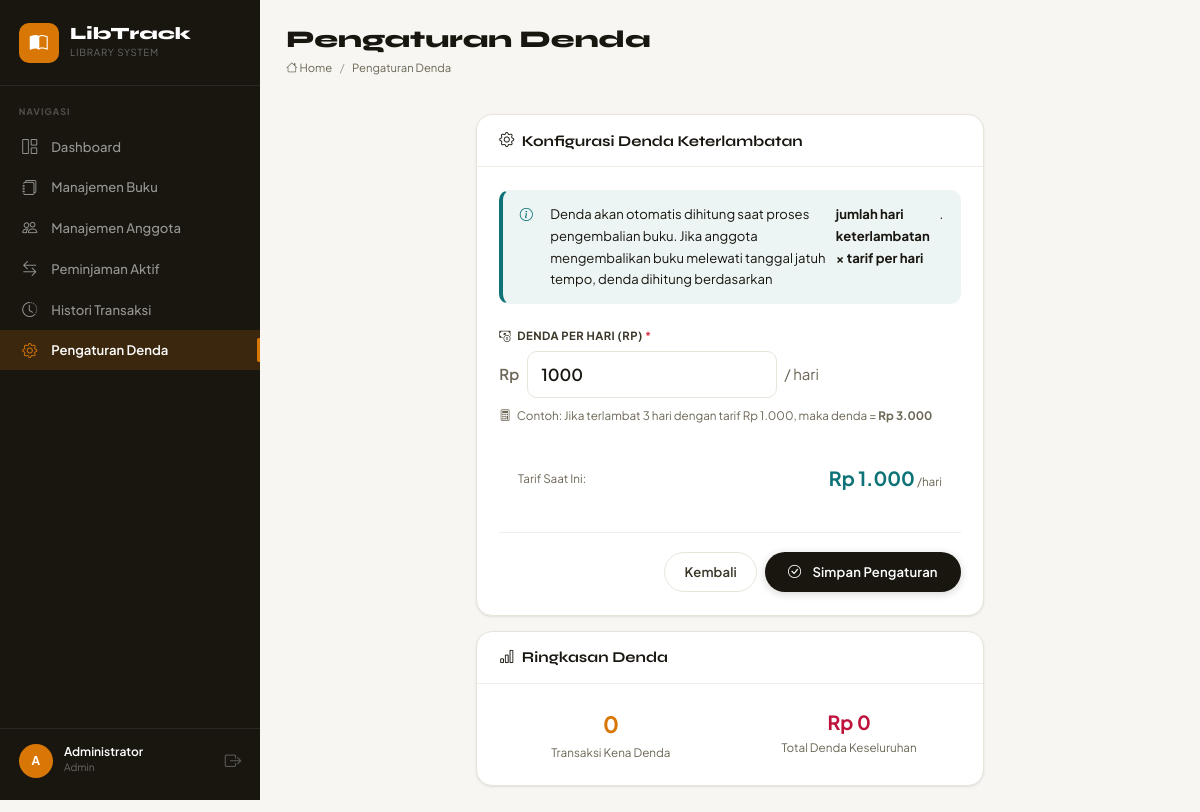
Screenshot of /views/settings/settings.php (signed in) with the database file from the repository.
### tables this page shows
CREATE TABLE IF NOT EXISTS settings (
    id            INT UNSIGNED  NOT NULL AUTO_INCREMENT,
    setting_key   VARCHAR(100)  NOT NULL UNIQUE,
    setting_value TEXT          NOT NULL,
    updated_at    TIMESTAMP     NOT NULL DEFAULT CURRENT_TIMESTAMP ON UPDATE CURRENT_TIMESTAMP,
    PRIMARY KEY (id)
);

### includes/helpers.php (called while the page is built, shortened)
<?php
function e(mixed $value): string
{
    return htmlspecialchars((string)$value, ENT_QUOTES | ENT_HTML5, 'UTF-8');
}
function formatRupiah(float $amount): string
{
    return 'Rp ' . number_format($amount, 0, ',', '.');
}
function getSettingValue(PDO $pdo, string $key, string $default = ''): string
{
    $stmt = $pdo->prepare("SELECT setting_value FROM settings WHERE setting_key = ?");
    $stmt->execute([$key]);
    $row = $stmt->fetch();
    return $row ? $row['setting_value'] : $default;
}

### views/settings/settings.php (the view, shortened to what this page needs)
<?php
require_once __DIR__ . '/../../config/database.php';
require_once __DIR__ . '/../../includes/helpers.php';
$pdo    = getDB();
$currentFine = getSettingValue($pdo, 'fine_per_day', '1000');
?>
<div class="row justify-content-center">
    <div class="col-12 col-lg-7">
        <div class="lt-card">
            <div class="lt-card-header">
                <h2 class="lt-card-title"><i class="bi bi-gear me-2"></i>Konfigurasi Denda Keterlambatan</h2>
            </div>
            <div class="lt-card-body">
                <div class="lt-alert lt-alert-info mb-4" style="background:rgba(15,118,110,.08);border-left:4px solid var(--teal);color:var(--lt-text);">
                    <i class="bi bi-info-circle me-2" style="color:var(--teal)"></i>
                    Denda akan otomatis dihitung saat proses pengembalian buku. Jika anggota mengembalikan buku melewati tanggal jatuh tempo, denda dihitung berdasarkan <strong>jumlah hari keterlambatan × tarif per hari</strong>.
                </div>
                <form method="POST" novalidate>
                    <div class="lt-form-group mb-4">
                        <label class="lt-form-label">
                            <i class="bi bi-cash-coin me-1"></i>
                            Denda per Hari (Rp) <span class="text-danger">*</span>
                        </label>
                        <div class="d-flex align-items-center gap-2">
                            <span class="lt-text-muted" style="font-weight:600">Rp</span>
                            <input type="number" name="fine_per_day" class="lt-form-control"
                                   value="<?= e($currentFine) ?>"
                                   min="0" step="100" required
                                   style="max-width:250px; font-size:1.1rem; font-weight:600;">
                            <span class="lt-text-muted">/ hari</span>
                        </div>
                        <p class="lt-text-small lt-text-muted mt-2">
                            <i class="bi bi-calculator me-1"></i>
                            Contoh: Jika terlambat 3 hari dengan tarif <?= formatRupiah((float)$currentFine) ?>,
                            maka denda = <strong><?= formatRupiah((float)$currentFine * 3) ?></strong>
                        </p>
                    </div>
                    <div style="background:var(--lt-bg-subtle);border-radius:10px;padding:1rem 1.25rem;margin-bottom:1.5rem">
                        <div class="d-flex align-items-center justify-content-between">
                            <span class="lt-text-small lt-text-muted">Tarif Saat Ini:</span>
                            <span style="font-size:1.3rem;font-weight:700;color:var(--teal)">
                                <?= formatRupiah((float)$currentFine) ?><span class="lt-text-small lt-text-muted" style="font-weight:400"> /hari</span>
                            </span>
                        </div>
                    </div>
                    <div class="lt-separator"></div>
                    <div class="d-flex gap-2 justify-content-end">
                        <a href="/libtrack/index.php" class="btn-lt-secondary">Kembali</a>
                        <button type="submit" class="btn-lt-primary">
                            <i class="bi bi-check-circle me-1"></i> Simpan Pengaturan
                        </button>
                    </div>
                </form>
            </div>
        </div>
        <?php
        $fineStats = $pdo->query("
            SELECT
                COUNT(CASE WHEN fine_amount > 0 THEN 1 END) AS total_fined,
                COALESCE(SUM(fine_amount), 0) AS total_fine_amount
            FROM transactions
        ")->fetch();
        ?>
        <div class="lt-card mt-3">
            <div class="lt-card-header">
                <h2 class="lt-card-title"><i class="bi bi-bar-chart me-2"></i>Ringkasan Denda</h2>
            </div>
            <div class="lt-card-body">
                <div class="row g-3">
                    <div class="col-6">
                        <div class="text-center">
                            <div style="font-size:1.5rem;font-weight:700;color:var(--amber)"><?= (int)$fineStats['total_fined'] ?></div>
                            <div class="lt-text-small lt-text-muted">Transaksi Kena Denda</div>
                        </div>
                    </div>
                    <div class="col-6">
                        <div class="text-center">
                            <div style="font-size:1.3rem;font-weight:700;color:var(--crimson)"><?= formatRupiah((float)$fineStats['total_fine_amount']) ?></div>
                            <div class="lt-text-small lt-text-muted">Total Denda Keseluruhan</div>
                        </div>
                    </div>
                </div>
            </div>
        </div>
    </div>
</div>
<?php
$content = ob_get_clean();
require_once __DIR__ . '/../../includes/header.php';
require_once __DIR__ . '/../../includes/sidebar.php';
echo $content;
require_once __DIR__ . '/../../includes/footer.php';

### assets/css/app.css (style rules this page uses)
:root { --bg: #F7F6F2; --surface: #FFFFFF; --surface-2: #FAFAF7; --border: #E8E4DC; --border-light: #F0EDE6; --ink: #18160F; --ink-2: #3A3729; --ink-3: #6B6655; --ink-4: #A09D92; --amber: #D97706; --amber-l: #FEF3C7; --amber-d: #92400E; --teal: #0D7377; --teal-l: #CCFBF1; --teal-d: #0A5459; --crimson: #BE123C; --crimson-l: #FFE4E6; --crimson-d: #881337; --blue: #1D4ED8; --blue-l: #DBEAFE; --blue-d: #1E3A8A; --violet: #6D28D9; --violet-l: #EDE9FE; --sidebar-w: 260px; --topbar-h: 56px; --r-sm: 6px; --r: 10px; --r-lg: 16px; --r-xl: 24px; --sh-sm: 0 1px 3px rgba(24,22,15,.06), 0 1px 2px rgba(24,22,15,.04); --sh: 0 4px 16px rgba(24,22,15,.08), 0 2px 6px rgba(24,22,15,.04); --sh-lg: 0 12px 40px rgba(24,22,15,.12), 0 4px 12px rgba(24,22,15,.06); --trans: 180ms cubic-bezier(.4,0,.2,1); }
*, *::before, *::after { box-sizing: border-box; }
html { font-size: 15px; }
body { font-family: 'Plus Jakarta Sans', sans-serif; background: var(--bg); color: var(--ink); line-height: 1.65; -webkit-font-smoothing: antialiased; margin: 0; }
h1,h2,h3,h4,h5,h6 { font-family: 'Syne', sans-serif; color: var(--ink); line-height: 1.2; }
a { color: var(--teal); text-decoration: none; transition: color var(--trans); }
.lt-card { background: var(--surface); border: 1px solid var(--border); border-radius: var(--r-lg); box-shadow: var(--sh-sm); overflow: hidden; transition: box-shadow var(--trans); }
.lt-card-header { padding: 1.1rem 1.5rem; border-bottom: 1px solid var(--border-light); display: flex; align-items: center; justify-content: space-between; gap: 1rem; }
.lt-card-title { font-family: 'Syne', sans-serif; font-size: 1rem; font-weight: 700; margin: 0; color: var(--ink); }
.lt-card-body { padding: 1.5rem; }
.btn-lt-primary { display: inline-flex; align-items: center; gap: .5rem; padding: .6rem 1.4rem; border-radius: 999px; font-size: .875rem; font-weight: 600; background: var(--ink); color: #fff; border: 2px solid transparent; cursor: pointer; transition: all var(--trans); text-decoration: none; white-space: nowrap; line-height: 1.4; box-shadow: 0 2px 8px rgba(24,22,15,.18); letter-spacing: .01em; }
.btn-lt-secondary { display: inline-flex; align-items: center; gap: .5rem; padding: .55rem 1.3rem; border-radius: 999px; font-size: .875rem; font-weight: 600; background: var(--surface); color: var(--ink-2); border: 1.5px solid var(--border); cursor: pointer; transition: all var(--trans); text-decoration: none; white-space: nowrap; line-height: 1.4; letter-spacing: .01em; }
.lt-alert { display: flex; align-items: flex-start; gap: .65rem; padding: .85rem 1.1rem; border-radius: var(--r); font-size: .875rem; border: 1.5px solid transparent; }
.lt-text-small { font-size: .78rem; }
.lt-text-muted { color: var(--ink-3) !important; }
.lt-form-group { margin-bottom: 1.1rem; }
.lt-form-label { font-size: .75rem; font-weight: 700; color: var(--ink-2); letter-spacing: .04em; text-transform: uppercase; margin-bottom: .4rem; display: block; }
.lt-form-control { width: 100%; padding: .6rem .9rem; border: 1.5px solid var(--border); border-radius: var(--r); background: var(--surface); color: var(--ink); font-family: 'Plus Jakarta Sans', sans-serif; font-size: .9rem; transition: border-color var(--trans), box-shadow var(--trans); }
.lt-form-control::placeholder { color: var(--ink-4); }
.lt-separator { border-top: 1px solid var(--border-light); margin: 1.25rem 0; }

### rows the page displays
settings: fine_per_day "1000", setting_value "Rp 1.000", formatRupiah((float)$currentFine*3) "Rp 3.000"

### other values shown
$item['label'] "Dashboard"
$item['label'] "Manajemen Buku"
$item['label'] "Manajemen Anggota"
$item['label'] "Peminjaman Aktif"
$item['label'] "Histori Transaksi"
$item['label'] "Pengaturan Denda"
substr($_SESSION['username'] ?? 'A', 0, 1) "A"
$_SESSION['full_name'] "Administrator"
$_SESSION['role'] "Admin"
$pageTitle "Pengaturan Denda"
$fineStats['total_fined'] "0"
formatRupiah((float)$fineStats['total_fine_amount']) "Rp 0"
